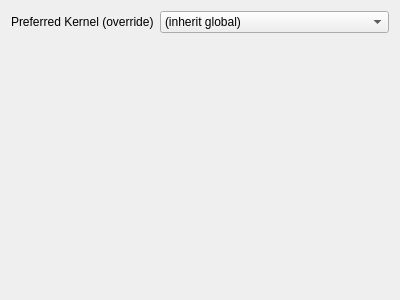
<ui version="4.0">
 <author/>
 <comment/>
 <exportmacro/>
 <class>ConnectionSettingsWidget</class>
 <widget class="QWidget" name="ConnectionSettingsWidget">
  <property name="geometry">
   <rect>
    <x>0</x>
    <y>0</y>
    <width>400</width>
    <height>300</height>
   </rect>
  </property>
  <property name="windowTitle">
   <string>Connection Settings</string>
  </property>
  <layout class="QFormLayout" name="formLayout">
   <item row="0" column="0">
    <widget class="QLabel" name="label_kernel">
     <property name="text">
      <string>Preferred Kernel (override)</string>
     </property>
    </widget>
   </item>
   <item row="0" column="1">
    <widget class="QComboBox" name="connectionPreferredKernelCombo">
     <item><property name="text"><string>(inherit global)</string></property></item>
     <item><property name="text"><string>sing-box</string></property></item>
     <item><property name="text"><string>mihomo</string></property></item>
     <item><property name="text"><string>xray</string></property></item>
     <item><property name="text"><string>v2ray</string></property></item>
    </widget>
   </item>
  </layout>
 </widget>
 <pixmapfunction/>
 <connections/>
</ui>
